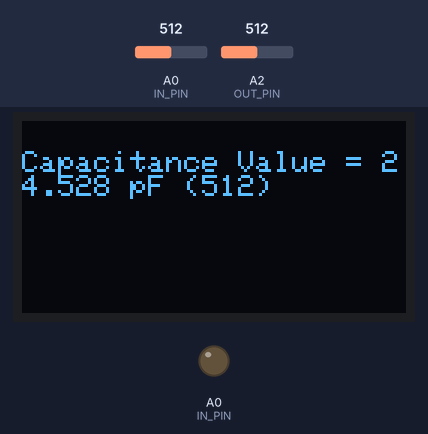
A sketch run on a simulated Arduino Uno, built with avr-gcc and run on an emulated ATmega328P. On the bench: 128×64 one-colour display, output pins drawn as LEDs (lit = HIGH). Inputs (shaded band) come from the test bench; at power-on: A0 (IN_PIN) = 512, A2 (OUT_PIN) = 512. Pins used as bus, display or sensor lines are not drawn.

Above: at 1.8 s.
1.9 s: A0 (IN_PIN) set to 1010
At 3.8 s:
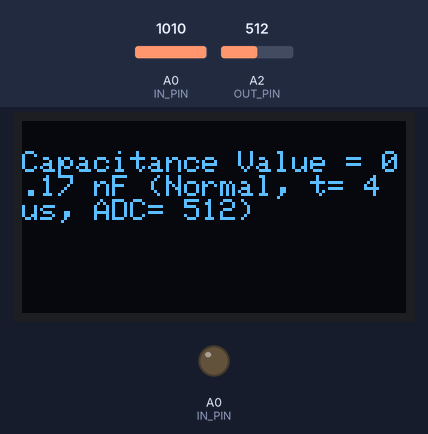
5.9 s: A2 (OUT_PIN) set to 0
At 9.6 s:
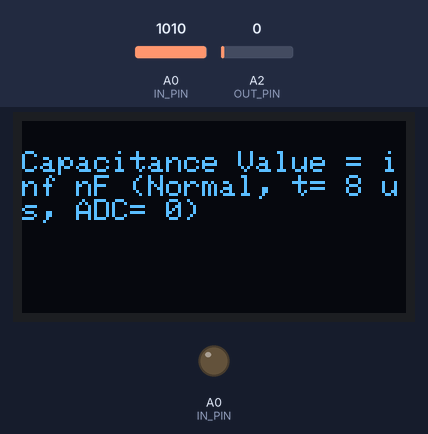
9.9 s: A0 (IN_PIN) set to 988
At 12.2 s:
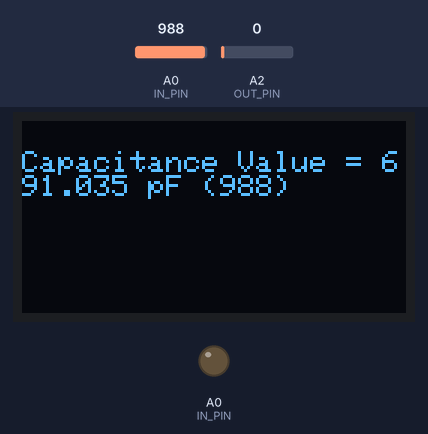
12.5 s: A0 (IN_PIN) set to 1023
At 14.5 s:
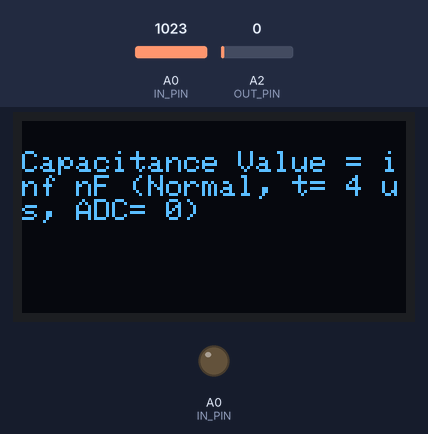
16.5 s: A2 (OUT_PIN) set to 122
At 18.8 s:
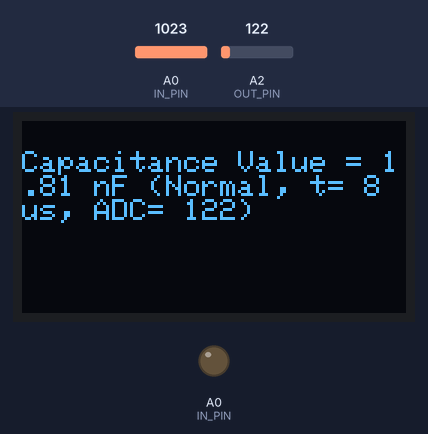
20.5 s: A2 (OUT_PIN) set to 306
At 22.8 s:
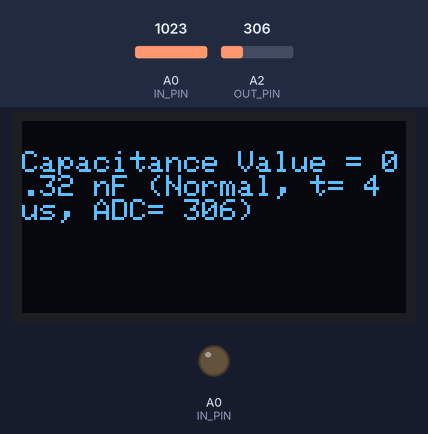
Timing chart, 0 to 24.3 s (numbered marks = the images above; inputs shaded):
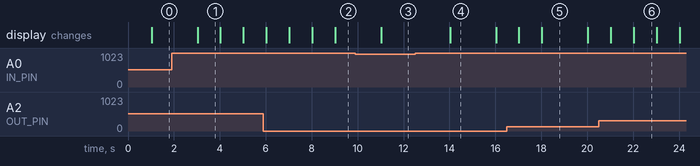

The sketch:

capacitor_code.ino
```cpp
#include <SPI.h>
#include <Wire.h>
#include <Adafruit_GFX.h>
#include <Adafruit_SSD1306.h>

#define OLED_RESET 4
Adafruit_SSD1306 display(OLED_RESET);


#if (SSD1306_LCDHEIGHT != 64)
#error("Height incorrect, please fix Adafruit_SSD1306.h!");
#endif

const int OUT_PIN = A2;
const int IN_PIN = A0;
const float IN_STRAY_CAP_TO_GND = 24.48;
const float IN_CAP_TO_GND  = IN_STRAY_CAP_TO_GND;
const float R_PULLUP = 34.8;
const int MAX_ADC_VALUE = 1023;

void setup() {

    pinMode(OUT_PIN, OUTPUT);
  pinMode(IN_PIN, OUTPUT);
  // Set up the display
  display.begin(SSD1306_SWITCHCAPVCC, 0x3C); // Initialize with the I2C addr 0x3D if not working use 0x3C (for the 128x64)
  display.setTextColor(WHITE);

}
void loop(){

   // draw scrolling text
  delay(1);
  display.clearDisplay();
display.setCursor(0,10);
  // text display tests
  display.setTextSize(1);
  display.setTextColor(WHITE);


    pinMode(IN_PIN, INPUT);
    digitalWrite(OUT_PIN, HIGH);
    int val = analogRead(IN_PIN);
    digitalWrite(OUT_PIN, LOW);

    if (val < 1000)
    {
      pinMode(IN_PIN, OUTPUT);

      float capacitance = (float)val * IN_CAP_TO_GND / (float)(MAX_ADC_VALUE - val);

    display.print(F("Capacitance Value = "));
      display.print(capacitance, 3);
      display.print(F(" pF ("));
      display.print(val);
      display.println(F(") "));
    }
    else
    {
      pinMode(IN_PIN, OUTPUT);
      delay(1);
      pinMode(OUT_PIN, INPUT_PULLUP);
      unsigned long u1 = micros();
      unsigned long t;
      int digVal;

      do
      {
        digVal = digitalRead(OUT_PIN);
        unsigned long u2 = micros();
        t = u2 > u1 ? u2 - u1 : u1 - u2;
      } while ((digVal < 1) && (t < 400000L));

      pinMode(OUT_PIN, INPUT);
      val = analogRead(OUT_PIN);
      digitalWrite(IN_PIN, HIGH);
      int dischargeTime = (int)(t / 1000L) * 5;
      delay(dischargeTime);
      pinMode(OUT_PIN, OUTPUT);
      digitalWrite(OUT_PIN, LOW);
      digitalWrite(IN_PIN, LOW);

      float capacitance = -(float)t / R_PULLUP
                              / log(1.0 - (float)val / (float)MAX_ADC_VALUE);

      display.print(F("Capacitance Value = "));
      if (capacitance > 1000.0)
      {
        display.print(capacitance / 1000.0, 2);
        display.print(F(" uF"));
      }
      else
      {
        display.print(capacitance, 2);
        display.print(F(" nF"));
      }

      display.print(F(" ("));
      display.print(digVal == 1 ? F("Normal") : F("HighVal"));
      display.print(F(", t= "));
      display.print(t);
      display.print(F(" us, ADC= "));
      display.print(val);
      display.println(F(")"));
    }
    while (millis() % 1000 != 0)
      ;


  display.display();

}
```

Measured:
- the behaviour switches between 1000 and 999 on A0 (IN_PIN) (found by bisection; images 2 and 3)
- after the input at 1.9 s, the display: changes after 1.1 s (image 1)
- after the input at 5.9 s, the display: first differs from a run without the input after 1.1 s (image 2)
- after the input at 9.9 s, the display: changes after 1.1 s (image 3)
- after the input at 12.5 s, the display: changes after 1.5 s (image 4)
- after the input at 16.5 s, the display: first differs from a run without the input after 1.5 s (image 5)
- after the input at 20.5 s, the display: first differs from a run without the input after 1.5 s (image 6)
